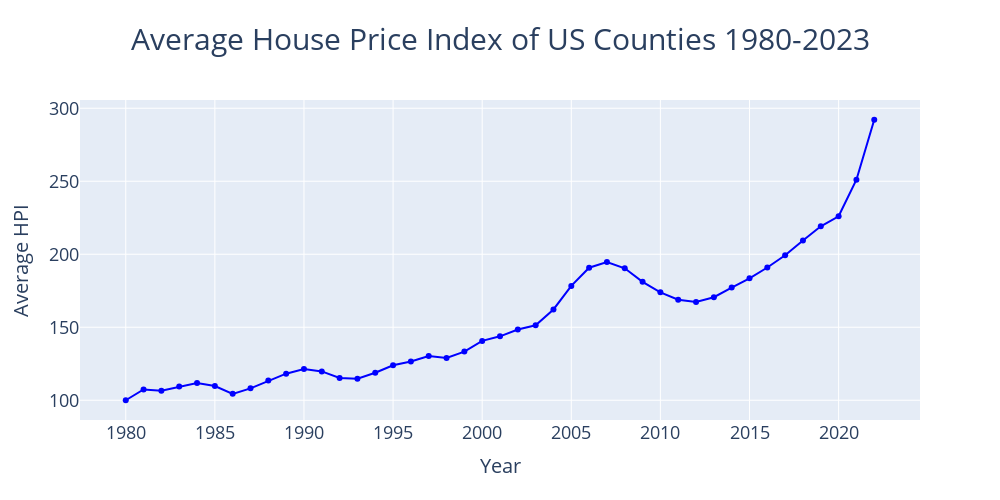

Write notebook code for a chart like this one.
### Code cell
plot_scatter_line(list(avg_hpi_year.index), avg_hpi_year.values, name='Average HPI', title='Average House Price Index of US Counties 1980-2023', x_title='Year', y_title="Average HPI", filename='Average House Price Index of US Counties 1980-2023.html')

### Figure 1 — Plotly figure (JSON) as saved in the notebook; plotly's stock layout.template omitted (floating-point values rounded to 4 significant figures)
{"data": [{"marker": {"color": "Blue"}, "mode": "lines+markers", "name": "Average HPI", "type": "scatter", "x": [1980, 1981, 1982, 1983, 1984, 1985, 1986, 1987, 1988, 1989, 1990, 1991, 1992, 1993, 1994, 1995, 1996, 1997, 1998, 1999, 2000, 2001, 2002, 2003, 2004, 2005, 2006, 2007, 2008, 2009, 2010, 2011, 2012, 2013, 2014, 2015, 2016, 2017, 2018, 2019, 2020, 2021, 2022], "y": [100, 107.4, 106.6, 109.4, 111.9, 109.8, 104.4, 108.1, 113.5, 118.2, 121.3, 119.7, 115.2, 114.8, 118.9, 124.0, 126.6, 130.3, 128.9, 133.3, 140.7, 143.8, 148.4, 151.4, 162.2, 178.3, 190.8, 194.7, 190.4, 181.1, 173.9, 168.9, 167.4, 170.6, 177.2, 183.5, 190.9, 199.3, 209.4, 219.1, 226.0, 251.0, 292.1]}], "layout": {"height": 500, "legend": {"font": {"size": 16}, "x": 0.02, "y": 1}, "title": {"font": {"size": 30}, "text": "Average House Price Index of US Counties 1980-2023", "x": 0.5}, "width": 1000, "xaxis": {"tickfont": {"size": 18}, "title": {"font": {"size": 20}, "text": "Year"}}, "yaxis": {"tickfont": {"size": 18}, "title": {"font": {"size": 20}, "text": "Average HPI"}}}}
